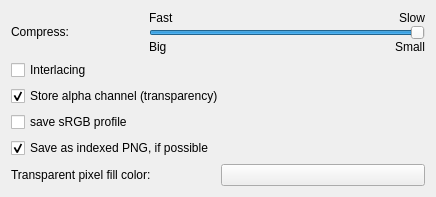
<?xml version="1.0" encoding="UTF-8"?>
<ui version="4.0">
 <class>KisWdgOptionsPNG</class>
 <widget class="QWidget" name="KisWdgOptionsPNG">
  <property name="geometry">
   <rect>
    <x>0</x>
    <y>0</y>
    <width>432</width>
    <height>189</height>
   </rect>
  </property>
  <property name="windowTitle">
   <string>PNG Options</string>
  </property>
  <layout class="QGridLayout" name="gridLayout">
   <item row="0" column="0">
    <layout class="QGridLayout">
     <property name="margin">
      <number>0</number>
     </property>
     <property name="spacing">
      <number>0</number>
     </property>
     <item row="1" column="1" colspan="2">
      <widget class="QSlider" name="compressionLevel">
       <property name="toolTip">
        <string>Note: the compression level does not change the quality of the result</string>
       </property>
       <property name="whatsThis">
        <string>&lt;p&gt;Adjust the compression time. Better compression takes longer.
&lt;br&gt;Note: the compression level does not change the quality of the result.&lt;/p&gt;</string>
       </property>
       <property name="minimum">
        <number>1</number>
       </property>
       <property name="maximum">
        <number>9</number>
       </property>
       <property name="pageStep">
        <number>1</number>
       </property>
       <property name="value">
        <number>9</number>
       </property>
       <property name="orientation">
        <enum>Qt::Horizontal</enum>
       </property>
      </widget>
     </item>
     <item row="1" column="0" rowspan="2">
      <widget class="QLabel" name="textLabel1">
       <property name="toolTip">
        <string>Note: the compression level does not change the quality of the result</string>
       </property>
       <property name="whatsThis">
        <string>&lt;p&gt;Adjust the compression time. Better compression takes longer.
&lt;br&gt;Note: the compression level does not change the quality of the result.&lt;/p&gt;</string>
       </property>
       <property name="text">
        <string>Compress:</string>
       </property>
       <property name="alignment">
        <set>Qt::AlignTop</set>
       </property>
      </widget>
     </item>
     <item row="0" column="2">
      <widget class="QLabel" name="textLabel4_2">
       <property name="whatsThis">
        <string>&lt;p&gt;Adjust the compression time. Better compression takes longer.
&lt;br&gt;Note: the compression level does not change the quality of the result.&lt;/p&gt;</string>
       </property>
       <property name="text">
        <string comment="The compression will take a long time; saving the file will be slow.">Slow</string>
       </property>
       <property name="alignment">
        <set>Qt::AlignRight|Qt::AlignTrailing|Qt::AlignVCenter</set>
       </property>
      </widget>
     </item>
     <item row="0" column="1">
      <widget class="QLabel" name="textLabel3">
       <property name="whatsThis">
        <string>&lt;p&gt;Adjust the compression time. Better compression takes longer.
&lt;br&gt;Note: the compression level does not change the quality of the result.&lt;/p&gt;</string>
       </property>
       <property name="text">
        <string comment="The file will save fast but will not be compressed a lot">Fast</string>
       </property>
      </widget>
     </item>
     <item row="2" column="2">
      <widget class="QLabel" name="textLabel4">
       <property name="whatsThis">
        <string>&lt;p&gt;Adjust the compression time. Better compression takes longer.
&lt;br&gt;Note: the compression level does not change the quality of the result.&lt;/p&gt;</string>
       </property>
       <property name="text">
        <string comment="the file will be small">Small</string>
       </property>
       <property name="alignment">
        <set>Qt::AlignRight|Qt::AlignTrailing|Qt::AlignVCenter</set>
       </property>
      </widget>
     </item>
     <item row="2" column="1">
      <widget class="QLabel" name="textLabel3_2">
       <property name="whatsThis">
        <string>&lt;p&gt;Adjust the compression time. Better compression takes longer.
&lt;br&gt;Note: the compression level does not change the quality of the result.&lt;/p&gt;</string>
       </property>
       <property name="text">
        <string comment="the file will be big">Big</string>
       </property>
      </widget>
     </item>
    </layout>
   </item>
   <item row="1" column="0">
    <widget class="QCheckBox" name="interlacing">
     <property name="toolTip">
      <string>Use interlacing when publishing on the Internet.</string>
     </property>
     <property name="whatsThis">
      <string>&lt;p&gt;Interlacing is useful if you intend to publish your image on the Internet.&lt;br&gt;
Enabling interlacing will cause the image to be displayed by the browser even while downloading.&lt;/p&gt;</string>
     </property>
     <property name="text">
      <string>Interlacing</string>
     </property>
    </widget>
   </item>
   <item row="2" column="0">
    <widget class="QCheckBox" name="alpha">
     <property name="toolTip">
      <string>Disable to get smaller files if your image has no transparency</string>
     </property>
     <property name="whatsThis">
      <string>&lt;p&gt;The Portable Network Graphics (PNG) file format allows transparency in your image to be stored by saving an alpha channel.
You can uncheck the box if you are not using transparency and you want to make the resulting file smaller .&lt;br&gt;Always saving the alpha channel is recommended.&lt;/p&gt;</string>
     </property>
     <property name="text">
      <string>Store alpha channel (transparency)</string>
     </property>
     <property name="checked">
      <bool>true</bool>
     </property>
    </widget>
   </item>
   <item row="4" column="0">
    <widget class="QCheckBox" name="tryToSaveAsIndexed">
     <property name="toolTip">
      <string>Indexed PNG images are smaller. If you enabled this option, your image will be analyzed to see whether it is possible to save as an indexed PNG.</string>
     </property>
     <property name="text">
      <string>Save as indexed PNG, if possible</string>
     </property>
     <property name="checked">
      <bool>true</bool>
     </property>
    </widget>
   </item>
   <item row="5" column="0">
    <layout class="QHBoxLayout" name="horizontalLayout">
     <item>
      <widget class="QLabel" name="label_4">
       <property name="text">
        <string>Transparent pixel fill color:</string>
       </property>
      </widget>
     </item>
     <item>
      <widget class="KColorButton" name="bnTransparencyFillColor">
       <property name="toolTip">
        <string>&lt;html&gt;&lt;head/&gt;&lt;body&gt;&lt;p&gt;Background color to replace transparent pixels with.&lt;/p&gt;&lt;/body&gt;&lt;/html&gt;</string>
       </property>
      </widget>
     </item>
    </layout>
   </item>
   <item row="6" column="0">
    <spacer>
     <property name="orientation">
      <enum>Qt::Vertical</enum>
     </property>
     <property name="sizeType">
      <enum>QSizePolicy::Expanding</enum>
     </property>
     <property name="sizeHint" stdset="0">
      <size>
       <width>414</width>
       <height>16</height>
      </size>
     </property>
    </spacer>
   </item>
   <item row="3" column="0">
    <widget class="QCheckBox" name="chkSRGB">
     <property name="toolTip">
      <string>&lt;html&gt;&lt;head/&gt;&lt;body&gt;&lt;p&gt;&lt;span style=&quot; font-weight:600;&quot;&gt;PNG&lt;/span&gt; files have &lt;span style=&quot; font-style:italic;&quot;&gt;two&lt;/span&gt; options to save &lt;span style=&quot; font-weight:600;&quot;&gt;sRGB&lt;/span&gt; information: as a tag or as an explicit profile. For use with in websites, &lt;span style=&quot; font-style:italic;&quot;&gt;disable&lt;/span&gt; this option. For interchange with other applications, &lt;span style=&quot; font-style:italic;&quot;&gt;enable&lt;/span&gt; this option.&lt;/p&gt;&lt;/body&gt;&lt;/html&gt;</string>
     </property>
     <property name="text">
      <string>save sRGB profile</string>
     </property>
    </widget>
   </item>
  </layout>
 </widget>
 <layoutdefault spacing="6" margin="11"/>
 <customwidgets>
  <customwidget>
   <class>KColorButton</class>
   <extends>QPushButton</extends>
   <header>kcolorbutton.h</header>
  </customwidget>
 </customwidgets>
 <resources/>
 <connections/>
</ui>
